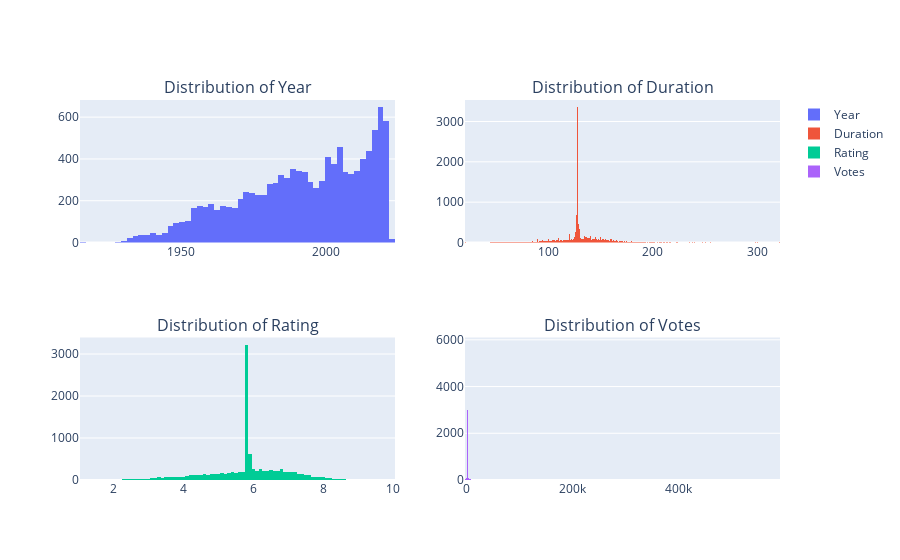

The cell this chart's notebook holds for it:
### Markdown cell above
# Checking Outliers & Scaling

### Code cell
numeric_cols = df.select_dtypes(include='number').columns
n = len(numeric_cols)
cols = 2
rows = (n + cols - 1) // cols

fig = make_subplots(rows=rows, cols=cols, subplot_titles=[f'Distribution of {col}' for col in numeric_cols])

row = col = 1
for i, feature in enumerate(numeric_cols):
    fig.add_trace(
        go.Histogram(x = df[feature], name = feature),
        row=row,
        col=col
    )

    col += 1
    if col > cols:
        row += 1
        col = 1

fig.show()

### Figure 1 — Plotly figure (JSON) as saved in the notebook; plotly's stock layout.template omitted (floating-point values rounded to 4 significant figures; data arrays with more than 128 entries replaced by an {"elided": "..."} marker saying what was removed)
{"data": [{"name": "Year", "type": "histogram", "x": {"elided": "11085 int values"}, "xaxis": "x", "yaxis": "y"}, {"name": "Duration", "type": "histogram", "x": {"elided": "11085 float values"}, "xaxis": "x2", "yaxis": "y2"}, {"name": "Rating", "type": "histogram", "x": {"elided": "11085 float values"}, "xaxis": "x3", "yaxis": "y3"}, {"name": "Votes", "type": "histogram", "x": {"elided": "11085 float values"}, "xaxis": "x4", "yaxis": "y4"}], "layout": {"annotations": [{"font": {"size": 16}, "showarrow": false, "text": "Distribution of Year", "x": 0.225, "xanchor": "center", "xref": "paper", "y": 1, "yanchor": "bottom", "yref": "paper"}, {"font": {"size": 16}, "showarrow": false, "text": "Distribution of Duration", "x": 0.775, "xanchor": "center", "xref": "paper", "y": 1, "yanchor": "bottom", "yref": "paper"}, {"font": {"size": 16}, "showarrow": false, "text": "Distribution of Rating", "x": 0.225, "xanchor": "center", "xref": "paper", "y": 0.375, "yanchor": "bottom", "yref": "paper"}, {"font": {"size": 16}, "showarrow": false, "text": "Distribution of Votes", "x": 0.775, "xanchor": "center", "xref": "paper", "y": 0.375, "yanchor": "bottom", "yref": "paper"}], "xaxis": {"anchor": "y", "domain": [0, 0.45]}, "xaxis2": {"anchor": "y2", "domain": [0.55, 1]}, "xaxis3": {"anchor": "y3", "domain": [0, 0.45]}, "xaxis4": {"anchor": "y4", "domain": [0.55, 1]}, "yaxis": {"anchor": "x", "domain": [0.625, 1]}, "yaxis2": {"anchor": "x2", "domain": [0.625, 1]}, "yaxis3": {"anchor": "x3", "domain": [0, 0.375]}, "yaxis4": {"anchor": "x4", "domain": [0, 0.375]}}}
